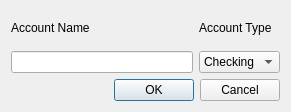
<?xml version="1.0" encoding="UTF-8"?>
<ui version="4.0">
 <class>addTabAccount</class>
 <widget class="QDialog" name="addTabAccount">
  <property name="geometry">
   <rect>
    <x>0</x>
    <y>0</y>
    <width>291</width>
    <height>112</height>
   </rect>
  </property>
  <property name="windowTitle">
   <string>Dialog</string>
  </property>
  <layout class="QGridLayout" name="gridLayout">
   <item row="0" column="0">
    <widget class="QLabel" name="label_2">
     <property name="text">
      <string>Account Name</string>
     </property>
    </widget>
   </item>
   <item row="0" column="1">
    <widget class="QLabel" name="label">
     <property name="text">
      <string>Account Type</string>
     </property>
    </widget>
   </item>
   <item row="1" column="0">
    <widget class="QLineEdit" name="lineEdit"/>
   </item>
   <item row="1" column="1">
    <widget class="QComboBox" name="comboBox">
     <item>
      <property name="text">
       <string>Checking</string>
      </property>
     </item>
     <item>
      <property name="text">
       <string>Savings</string>
      </property>
     </item>
     <item>
      <property name="text">
       <string>CD</string>
      </property>
     </item>
    </widget>
   </item>
   <item row="2" column="0" colspan="2">
    <widget class="QDialogButtonBox" name="buttonBox">
     <property name="orientation">
      <enum>Qt::Horizontal</enum>
     </property>
     <property name="standardButtons">
      <set>QDialogButtonBox::Cancel|QDialogButtonBox::Ok</set>
     </property>
    </widget>
   </item>
  </layout>
 </widget>
 <resources/>
 <connections>
  <connection>
   <sender>buttonBox</sender>
   <signal>accepted()</signal>
   <receiver>addTabAccount</receiver>
   <slot>accept()</slot>
   <hints>
    <hint type="sourcelabel">
     <x>248</x>
     <y>254</y>
    </hint>
    <hint type="destinationlabel">
     <x>157</x>
     <y>274</y>
    </hint>
   </hints>
  </connection>
  <connection>
   <sender>buttonBox</sender>
   <signal>rejected()</signal>
   <receiver>addTabAccount</receiver>
   <slot>reject()</slot>
   <hints>
    <hint type="sourcelabel">
     <x>316</x>
     <y>260</y>
    </hint>
    <hint type="destinationlabel">
     <x>286</x>
     <y>274</y>
    </hint>
   </hints>
  </connection>
 </connections>
</ui>
